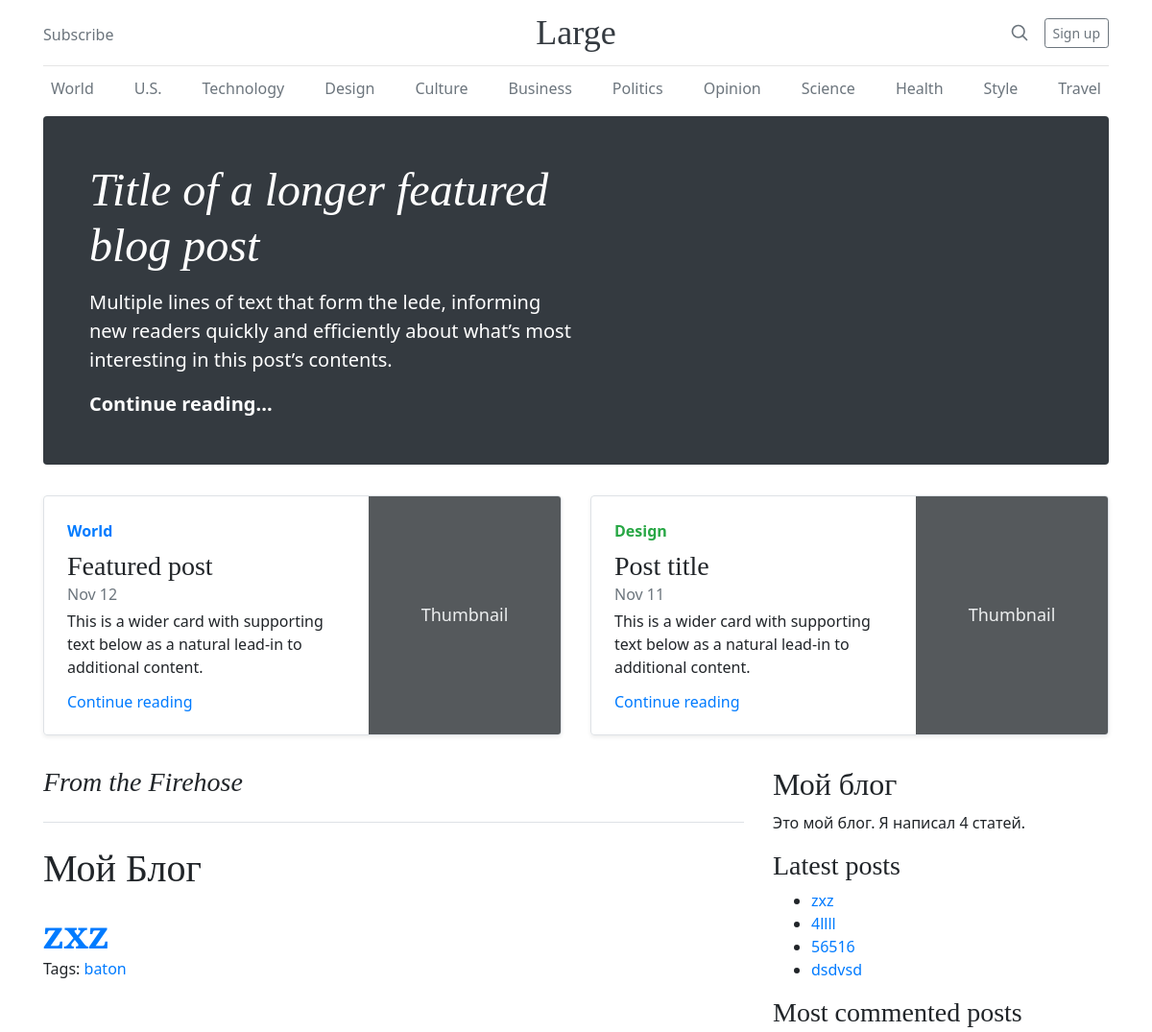
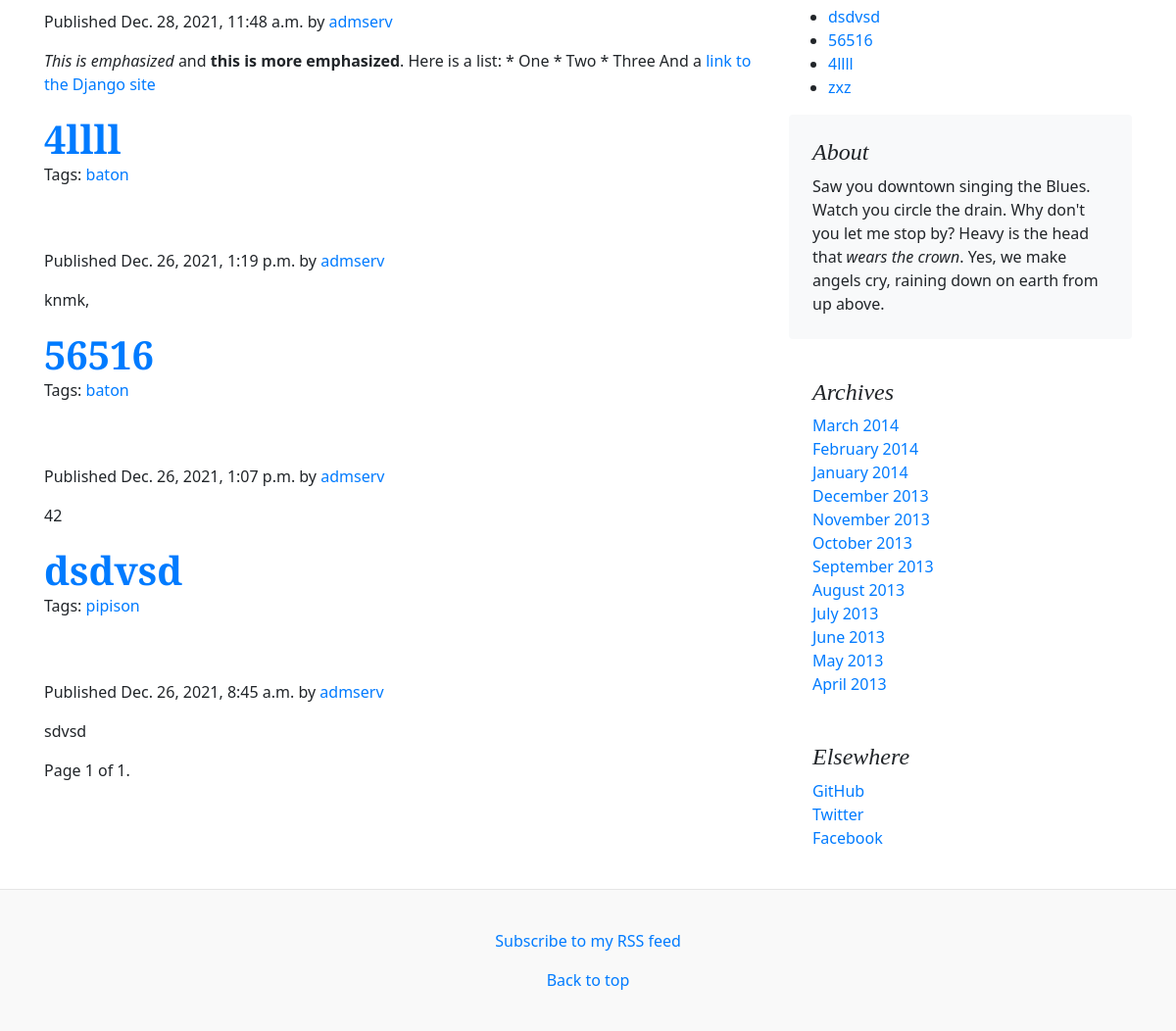
Screenshot of /blog/ with the database file from the repository (2 pictures, top to bottom).
### blog/models.py (models this page shows, shortened)
class Post(models.Model):
    STATUS_CHOICES = (
        ('draft', 'Draft'),
        ('published', 'Published'),
    )
    title = models.CharField(max_length=250)
    slug = models.SlugField(max_length=250,unique_for_date='publish')
    author = models.ForeignKey(User,on_delete=models.CASCADE,
                                related_name='blog_posts')
    body = models.TextField()
    publish = models.DateTimeField(default=timezone.now)
    created = models.DateTimeField(auto_now_add=True)
    updated = models.DateTimeField(auto_now=True)
    status = models.CharField(max_length=10,choices=STATUS_CHOICES,default='draft')
    objects = models.Manager()
    published = PublishedManager()
    tags =TaggableManager()
    class Meta:
        ordering = ('-publish',)
    def get_absolute_url(self):
        return reverse('blog:post_detail', args=[self.publish.year,self.publish.month,
                                                 self.publish.day, self.slug])

### blog/views.py (the view)
# urls.py: path('', views.post_list, name='post_list'),
def post_list(request, tag_slug=None):
    object_list =Post.published.all()
    tag = None
    if tag_slug:
        tag = get_object_or_404(Tag, slug=tag_slug)
        object_list = object_list.filter(tags__in=[tag])
    paginator = Paginator(object_list, 4)
    page = request.GET.get('page')
    try:
        posts = paginator.page(page)
    except PageNotAnInteger:
        posts = paginator.page(1)
    except EmptyPage:
        posts = paginator.page(paginator.num_pages)
    return render(request, 'blog/post/list.html',{'page': page, 'posts':posts, 'tag': tag})

### blog/models.py (called while the page is built)
    def get_queryset(self):
        return super().get_queryset().filter(status = 'published')

### blog/templatetags/blog_tags.py (called while the page is built)
@register.simple_tag
def total_posts():
    return Post.published.count()

@register.filter(name='markdown')
def markdown_format(text):
    return mark_safe(markdown.markdown(text))

@register.inclusion_tag('blog/post/latest_posts.html')
def show_latest_posts(count=5):
    latest_posts = Post.published.order_by('-publish')[:count]
    return {'latest_posts':latest_posts}

@register.simple_tag
def get_most_commented_posts(count=5):
    return Post.published.annotate(total_comments=Count('comments')).order_by('-total_comments')[:count]

### blog/templates/blog/post/list.html (shortened to what this page needs)
{% extends "blog/base.html" %}
{% load blog_tags %}
{% block content %}
<h1>Мой Блог</h1>
{% for post in posts %}
    <div class="blog-post">
    <h2 class="blog-post-title">
        <a href="{{ post.get_absolute_url }}">{{ post.title }}</a>
    </h2>
    <p class="tags">
        Tags:
        {% for tag in post.tags.all %}
            <a href="{% url "blog:post_list_by_tag" tag.slug %}">
            {{ tag.name }}
            </a>
        {% endfor %}
    </p>
    </div>
<p class="date">Published {{ post.publish }} by <a href="{{ post.author }}">{{ post.author }}</a></p>
{{ post.body|markdown|truncatewords_html:30 }}
{% endfor %}
    {% include "blog/pagination.html" with page=posts %}
{% endblock %}

### blog/templates/blog/base.html (shortened to what this page needs)
{% load blog_tags %}
{% load static %}
<!doctype html>
<html lang="en">
  <head>
<link href="{% static '/blog/assets/dist/css/bootstrap.min.css' %}" rel="stylesheet">
    <link href="{% static "blog/css/blog.css" %}" rel="stylesheet">
  <link href="{% static 'blog/css/style.css' %}" rel="stylesheet" type="text/css">
  </head>
  <body>
<div class="container">
  <header class="blog-header py-3">
    <div class="row flex-nowrap justify-content-between align-items-center">
      <div class="col-4 pt-1">
        <a class="text-muted" href="#">Subscribe</a>
      </div>
      <div class="col-4 text-center">
        <a class="blog-header-logo text-dark" href="#">Large</a>
      </div>
      <div class="col-4 d-flex justify-content-end align-items-center">
        <a class="text-muted" href="#" aria-label="Search">
          <svg xmlns="http://www.w3.org/2000/svg" width="20" height="20" fill="none" stroke="currentColor" stroke-linecap="round" stroke-linejoin="round" stroke-width="2" class="mx-3" role="img" viewBox="0 0 24 24" focusable="false"><title>Search</title><circle cx="10.5" cy="10.5" r="7.5"/><path d="M21 21l-5.2-5.2"/></svg>
        </a>
        <a class="btn btn-sm btn-outline-secondary" href="#">Sign up</a>
      </div>
    </div>
  </header>
  <div class="nav-scroller py-1 mb-2">
    <nav class="nav d-flex justify-content-between">
      <a class="p-2 text-muted" href="#">World</a>
      <a class="p-2 text-muted" href="#">U.S.</a>
      <a class="p-2 text-muted" href="#">Technology</a>
      <a class="p-2 text-muted" href="#">Design</a>
      <a class="p-2 text-muted" href="#">Culture</a>
      <a class="p-2 text-muted" href="#">Business</a>
      <a class="p-2 text-muted" href="#">Politics</a>
      <a class="p-2 text-muted" href="#">Opinion</a>
      <a class="p-2 text-muted" href="#">Science</a>
      <a class="p-2 text-muted" href="#">Health</a>
      <a class="p-2 text-muted" href="#">Style</a>
      <a class="p-2 text-muted" href="#">Travel</a>
    </nav>
  </div>
  <div class="jumbotron p-4 p-md-5 text-white rounded bg-dark">
    <div class="col-md-6 px-0">
      <h1 class="display-4 font-italic">Title of a longer featured blog post</h1>
      <p class="lead my-3">Multiple lines of text that form the lede, informing new readers quickly and efficiently about what’s most interesting in this post’s contents.</p>
      <p class="lead mb-0"><a href="#" class="text-white font-weight-bold">Continue reading...</a></p>
    </div>
  </div>
  <div class="row mb-2">
    <div class="col-md-6">
      <div class="row no-gutters border rounded overflow-hidden flex-md-row mb-4 shadow-sm h-md-250 position-relative">
        <div class="col p-4 d-flex flex-column position-static">
          <strong class="d-inline-block mb-2 text-primary">World</strong>
          <h3 class="mb-0">Featured post</h3>
          <div class="mb-1 text-muted">Nov 12</div>
          <p class="card-text mb-auto">This is a wider card with supporting text below as a natural lead-in to additional content.</p>
          <a href="#" class="stretched-link">Continue reading</a>
        </div>
        <div class="col-auto d-none d-lg-block">
          <svg class="bd-placeholder-img" width="200" height="250" xmlns="http://www.w3.org/2000/svg" role="img" aria-label="Placeholder: Thumbnail" preserveAspectRatio="xMidYMid slice" focusable="false"><title>Placeholder</title><rect width="100%" height="100%" fill="#55595c"/><text x="50%" y="50%" fill="#eceeef" dy=".3em">Thumbnail</text></svg>
        </div>
      </div>
    </div>
    <div class="col-md-6">
      <div class="row no-gutters border rounded overflow-hidden flex-md-row mb-4 shadow-sm h-md-250 position-relative">
        <div class="col p-4 d-flex flex-column position-static">
          <strong class="d-inline-block mb-2 text-success">Design</strong>
          <h3 class="mb-0">Post title</h3>
          <div class="mb-1 text-muted">Nov 11</div>
          <p class="mb-auto">This is a wider card with supporting text below as a natural lead-in to additional content.</p>
          <a href="#" class="stretched-link">Continue reading</a>
        </div>
        <div class="col-auto d-none d-lg-block">
          <svg class="bd-placeholder-img" width="200" height="250" xmlns="http://www.w3.org/2000/svg" role="img" aria-label="Placeholder: Thumbnail" preserveAspectRatio="xMidYMid slice" focusable="false"><title>Placeholder</title><rect width="100%" height="100%" fill="#55595c"/><text x="50%" y="50%" fill="#eceeef" dy=".3em">Thumbnail</text></svg>
        </div>
      </div>
    </div>
  </div>
</div>
<main role="main" class="container">
  <div class="row">
    <div class="col-md-8 blog-main">
      <h3 class="pb-4 mb-4 font-italic border-bottom">
        From the Firehose
      </h3>
<div id="content">
{% block content %}
{% endblock %}
</div>
    </div>
    <aside class="col-md-4 blog-sidebar">
        <div id="sidebar">
    <h2>Мой блог</h2>
    <p>Это мой блог. Я написал {% total_posts %} статей.</p>
    <h3>Latest posts</h3>
    {% show_latest_posts %}
            <h3>Most commented posts</h3>
{% get_most_commented_posts as most_commented_posts %}
<ul>
{% for post in most_commented_posts %}
<li><a href="{{ post.get_absolute_url }}">{{ post.title }}</a></li>
{% endfor %}
</ul>
</div>
      <div class="p-4 mb-3 bg-light rounded">
        <h4 class="font-italic">About</h4>
        <p class="mb-0">Saw you downtown singing the Blues. Watch you circle the drain. Why don't you let me stop by? Heavy is the head that <em>wears the crown</em>. Yes, we make angels cry, raining down on earth from up above.</p>
      </div>
      <div class="p-4">
        <h4 class="font-italic">Archives</h4>
        <ol class="list-unstyled mb-0">
          <li><a href="#">March 2014</a></li>
          <li><a href="#">February 2014</a></li>
          <li><a href="#">January 2014</a></li>
          <li><a href="#">December 2013</a></li>
          <li><a href="#">November 2013</a></li>
          <li><a href="#">October 2013</a></li>
          <li><a href="#">September 2013</a></li>
          <li><a href="#">August 2013</a></li>
          <li><a href="#">July 2013</a></li>
          <li><a href="#">June 2013</a></li>
          <li><a href="#">May 2013</a></li>
          <li><a href="#">April 2013</a></li>
        </ol>
      </div>
      <div class="p-4">
        <h4 class="font-italic">Elsewhere</h4>
        <ol class="list-unstyled">
          <li><a href="#">GitHub</a></li>
          <li><a href="#">Twitter</a></li>
          <li><a href="#">Facebook</a></li>
        </ol>
      </div>
    </aside>
  </div>
</main>
<footer class="blog-footer">
<p><a href="{% url "blog:post_feed" %}">Subscribe to my RSS feed</a></p>
  <p>
    <a href="#">Back to top</a>
  </p>
</footer>
  </body>
</html>

### blog/templates/blog/post/latest_posts.html
<ul>
    {% for post in latest_posts %}
        <li><a href="{{ post.get_absolute_url }}">{{ post.title }}</a> </li>
    {% endfor %}
</ul>

### blog/static/blog/css/blog.css (style rules this page uses)
.blog-header { line-height: 1; border-bottom: 1px solid #e5e5e5; }
.blog-header-logo { font-family: "Playfair Display", Georgia, "Times New Roman", serif; font-size: 2.25rem; }
h1, h2, h3, h4, h5, h6 { font-family: "Playfair Display", Georgia, "Times New Roman", serif; }
.display-4 { font-size: 2.5rem; }
@media (min-width: 768px) { .display-4 { font-size: 3rem; } }
.nav-scroller { position: relative; z-index: 2; height: 2.75rem; overflow-y: hidden; }
.nav-scroller .nav { display: -ms-flexbox; display: flex; -ms-flex-wrap: nowrap; flex-wrap: nowrap; padding-bottom: 1rem; margin-top: -1px; overflow-x: auto; text-align: center; white-space: nowrap; -webkit-overflow-scrolling: touch; }
@media (min-width: 768px) { .h-md-250 { height: 250px; } }
.blog-post { margin-bottom: 4rem; }
.blog-post-title { margin-bottom: .25rem; font-size: 2.5rem; }
.blog-footer { padding: 2.5rem 0; color: #999; text-align: center; background-color: #f9f9f9; border-top: .05rem solid #e5e5e5; }
.blog-footer p:last-child { margin-bottom: 0; }

### blog/static/blog/css/style.css (style rules this page uses)
html, body { font-family: "Segoe UI"; }
*, *::after *::before { box-sizing: border-box; }
a { text-decoration: none; }
.blog-post-title { margin: 20px auto 30px auto; font-weight: 900; }
.blog-post-title { font-weight: 900; margin: 20px auto 0 auto; }

### blog/templates/blog/base.html (style rules this page uses)
.bd-placeholder-img { font-size: 1.125rem; text-anchor: middle; -webkit-user-select: none; -moz-user-select: none; -ms-user-select: none; user-select: none; }

### rows the page displays
Post: title "zxz", publish "Dec. 28, 2021, 11:48 a.m.", author "admserv", body "This is emphasized and this is more emphasized . Here is a list: * One * Two * Three And a link to the Django site"
Tag: name "baton"
Post: title "4llll", publish "Dec. 26, 2021, 1:19 p.m.", author "admserv", body "knmk,"
Post: title "56516", publish "Dec. 26, 2021, 1:07 p.m.", author "admserv", body "42"
Post: title "dsdvsd", publish "Dec. 26, 2021, 8:45 a.m.", author "admserv", body "sdvsd"
Tag: name "pipison"

### other values shown
{{ page.number }} "1"
{{ page.paginator.num_pages }} "1"
